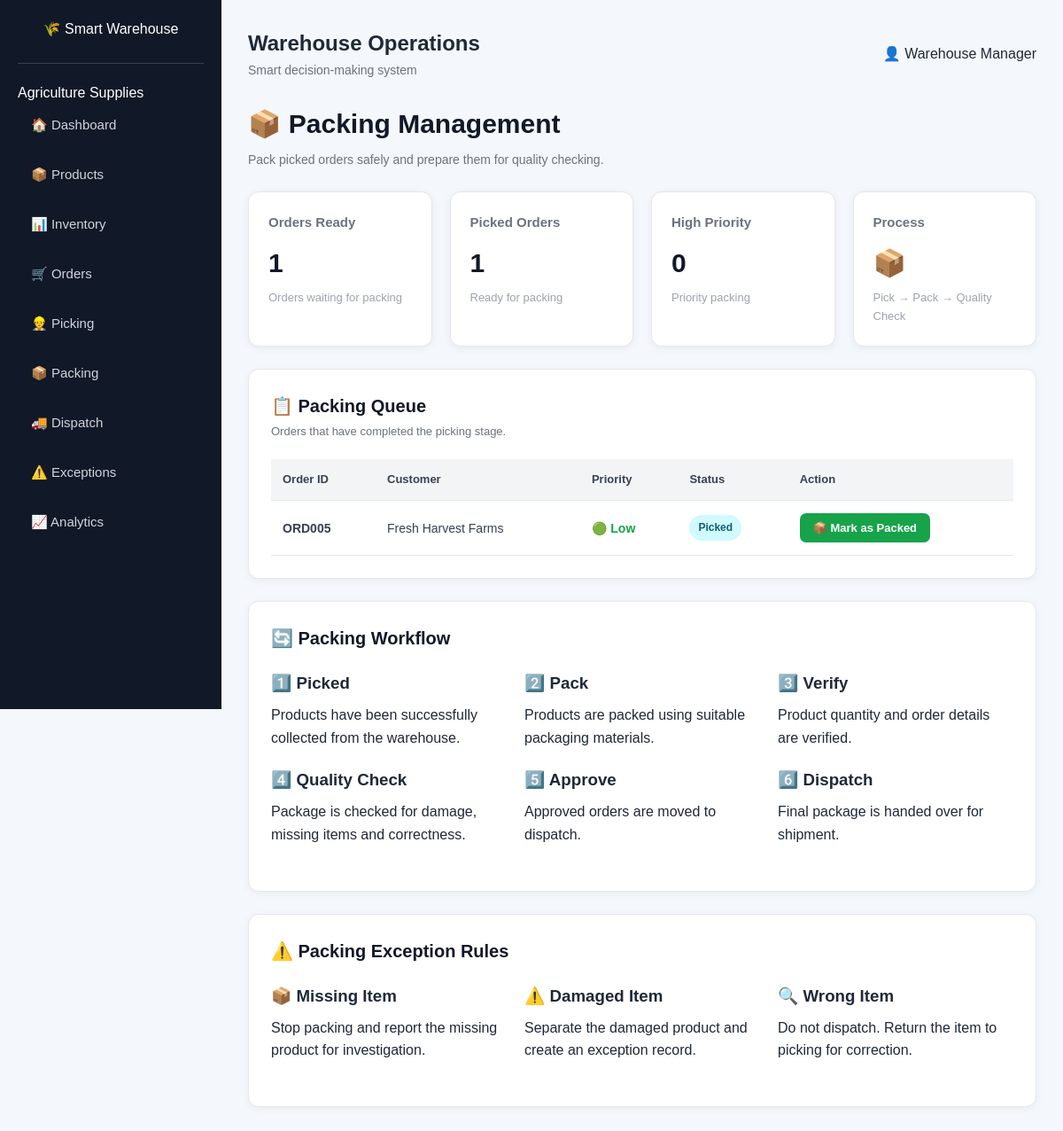
The page /packing on the database its author committed.
### tables this page shows
CREATE TABLE orders (

        order_id TEXT PRIMARY KEY,

        customer TEXT,

        priority TEXT,

        status TEXT,

        order_date TEXT

    );

### app.py (the view)
@app.route("/packing")
def packing():
    conn = get_db()
    packing_orders = conn.execute(
        """
        SELECT *
        FROM orders
        WHERE status = 'Picked'
        """
    ).fetchall()
    conn.close()
    return render_template(
        "packing.html",
        orders=packing_orders
    )

### app.py (called while the page is built)
def get_db():
    conn = sqlite3.connect(DATABASE)
    conn.row_factory = sqlite3.Row
    return conn

### templates/packing.html (shortened to what this page needs)
{% extends "base.html" %}
{% block content %}
<div class="topbar">
    <div>
        <h1>📦 Packing Management</h1>
        <p>
            Pack picked orders safely and prepare them
            for quality checking.
        </p>
    </div>
</div>
<div class="stats-grid">
    <div class="stat-card">
        <h3>Orders Ready</h3>
        <div class="number">
            {{ orders|length }}
        </div>
        <p>
            Orders waiting for packing
        </p>
    </div>
    <div class="stat-card">
        <h3>Picked Orders</h3>
        <div class="number">
            {{ orders
               |selectattr('status', 'equalto', 'Picked')
               |list
               |length }}
        </div>
        <p>
            Ready for packing
        </p>
    </div>
    <div class="stat-card">
        <h3>High Priority</h3>
        <div class="number">
            {{ orders
               |selectattr('priority', 'equalto', 'High')
               |list
               |length }}
        </div>
        <p>
            Priority packing
        </p>
    </div>
    <div class="stat-card">
        <h3>Process</h3>
        <div class="number">
            📦
        </div>
        <p>
            Pick → Pack → Quality Check
        </p>
    </div>
</div>
<div class="card">
    <div class="card-header">
        <div>
            <h2>📋 Packing Queue</h2>
            <p>
                Orders that have completed the picking stage.
            </p>
        </div>
    </div>
    <div class="table-container">
        <table>
            <thead>
                <tr>
                    <th>Order ID</th>
                    <th>Customer</th>
                    <th>Priority</th>
                    <th>Status</th>
                    <th>Action</th>
                </tr>
            </thead>
            <tbody>
                {% for order in orders %}
                <tr>
                    <td>
                        <strong>
                            {{ order.order_id }}
                        </strong>
                    </td>
                    <td>
                        {{ order.customer }}
                    </td>
                    <td>
                        {% if order.priority == "Urgent" %}
                            <span class="priority-urgent">
                                🔴 Urgent
                            </span>
                        {% elif order.priority == "High" %}
                            <span class="priority-high">
                                🟠 High
                            </span>
                        {% elif order.priority == "Medium" %}
                            <span class="priority-medium">
                                🟡 Medium
                            </span>
                        {% else %}
                            <span class="priority-low">
                                🟢 Low
                            </span>
                        {% endif %}
                    </td>
                    <td>
                        {% if order.status == "Picked" %}
                            <span class="badge status-picked">
                                Picked
                            </span>
                        {% elif order.status == "Packed" %}
                            <span class="badge status-packed">
                                Packed
                            </span>
                        {% elif order.status == "Quality Checked" %}
                            <span class="badge status-packed">
                                Quality Checked
                            </span>
                        {% else %}
                            <span class="badge">
                                {{ order.status }}
                            </span>
                        {% endif %}
                    </td>
                    <td>
                        {% if order.status == "Picked" %}
                            <form
                                method="POST"
                                action="{{ url_for(
                                    'update_status',
                                    order_id=order.order_id,
                                    status='Packed'
                                ) }}"
                            >
                                <button
                                    type="submit"
                                    class="btn btn-success">
                                    📦 Mark as Packed
                                </button>
                            </form>
                        {% elif order.status == "Quality Checked" %}
                            <span class="badge status-dispatched">
                                ✅ Ready for Dispatch
                            </span>
                        {% endif %}
                    </td>
                </tr>
                {% endfor %}
            </tbody>
        </table>
    </div>
</div>
<div class="card">
    <div class="card-header">
        <h2>🔄 Packing Workflow</h2>
    </div>
    <div class="grid-3">
        <div>
            <h3>1️⃣ Picked</h3>
            <p style="margin-top: 8px;">
                Products have been successfully
                collected from the warehouse.
            </p>
        </div>
        <div>
            <h3>2️⃣ Pack</h3>
            <p style="margin-top: 8px;">
                Products are packed using suitable
                packaging materials.
            </p>
        </div>
        <div>
            <h3>3️⃣ Verify</h3>
            <p style="margin-top: 8px;">
                Product quantity and order details
                are verified.
            </p>
        </div>
        <div>
            <h3>4️⃣ Quality Check</h3>
            <p style="margin-top: 8px;">
                Package is checked for damage,
                missing items and correctness.
            </p>
        </div>
        <div>
            <h3>5️⃣ Approve</h3>
            <p style="margin-top: 8px;">
                Approved orders are moved to
                dispatch.
            </p>
        </div>
        <div>
            <h3>6️⃣ Dispatch</h3>
            <p style="margin-top: 8px;">
                Final package is handed over
                for shipment.
            </p>
        </div>
    </div>
</div>
<div class="card">
    <div class="card-header">
        <h2>⚠️ Packing Exception Rules</h2>
    </div>
    <div class="grid-3">
        <div>
            <h3>📦 Missing Item</h3>
            <p style="margin-top: 8px;">
                Stop packing and report the missing
                product for investigation.
            </p>
        </div>
        <div>
            <h3>⚠️ Damaged Item</h3>
            <p style="margin-top: 8px;">
                Separate the damaged product and
                create an exception record.
            </p>
        </div>
        <div>
            <h3>🔍 Wrong Item</h3>
            <p style="margin-top: 8px;">
                Do not dispatch. Return the item
                to picking for correction.
            </p>
        </div>
    </div>
</div>
{% endblock %}

### static/css/style.css (style rules this page uses)
* { margin: 0; padding: 0; box-sizing: border-box; }
body { font-family: Arial, Helvetica, sans-serif; background: #f4f7fb; color: #1f2937; line-height: 1.6; }
.topbar { display: flex; justify-content: space-between; align-items: center; margin-bottom: 25px; }
.topbar h1 { font-size: 30px; color: #111827; margin-bottom: 5px; }
.topbar p { color: #6b7280; font-size: 14px; }
.stats-grid { display: grid; grid-template-columns: repeat(4, 1fr); gap: 20px; margin-bottom: 25px; }
.stat-card { background: white; border-radius: 12px; padding: 22px; box-shadow: 0 2px 10px rgba(0, 0, 0, 0.06); border: 1px solid #e5e7eb; }
.stat-card h3 { font-size: 15px; color: #6b7280; margin-bottom: 10px; }
.stat-card .number { font-size: 30px; font-weight: bold; color: #111827; margin-bottom: 5px; }
.stat-card p { font-size: 13px; color: #9ca3af; }
.card, .content-card { background: white; border-radius: 12px; padding: 25px; margin-bottom: 25px; border: 1px solid #e5e7eb; box-shadow: 0 2px 10px rgba(0, 0, 0, 0.05); }
.card-header { display: flex; justify-content: space-between; align-items: center; margin-bottom: 20px; }
.card-header h2 { font-size: 20px; color: #111827; }
.card-header p { color: #6b7280; font-size: 13px; margin-top: 3px; }
.table-container { width: 100%; overflow-x: auto; }
table { width: 100%; border-collapse: collapse; min-width: 700px; }
thead { background: #f3f4f6; }
th { text-align: left; padding: 13px; font-size: 13px; color: #374151; font-weight: 600; border-bottom: 1px solid #e5e7eb; }
td { padding: 14px 13px; font-size: 14px; border-bottom: 1px solid #e5e7eb; color: #374151; }
.btn { display: inline-block; border: none; background: #2563eb; color: white; padding: 9px 15px; border-radius: 7px; cursor: pointer; font-size: 13px; font-weight: 600; transition: 0.2s; }
.btn-success { background: #16a34a; }
.badge { display: inline-block; padding: 5px 10px; border-radius: 20px; font-size: 12px; font-weight: 600; background: #e5e7eb; color: #374151; }
.status-picked { background: #cffafe; color: #155e75; }
.priority-low { color: #16a34a; font-weight: bold; }
.grid-3 { display: grid; grid-template-columns: repeat(3, 1fr); gap: 20px; margin-bottom: 25px; }

### rows shown on the page
orders: order_id "ORD005", customer "Fresh Harvest Farms", priority "🟢 Low", status "Picked"

### other values the page prints
{{ orders|length }} "1"
